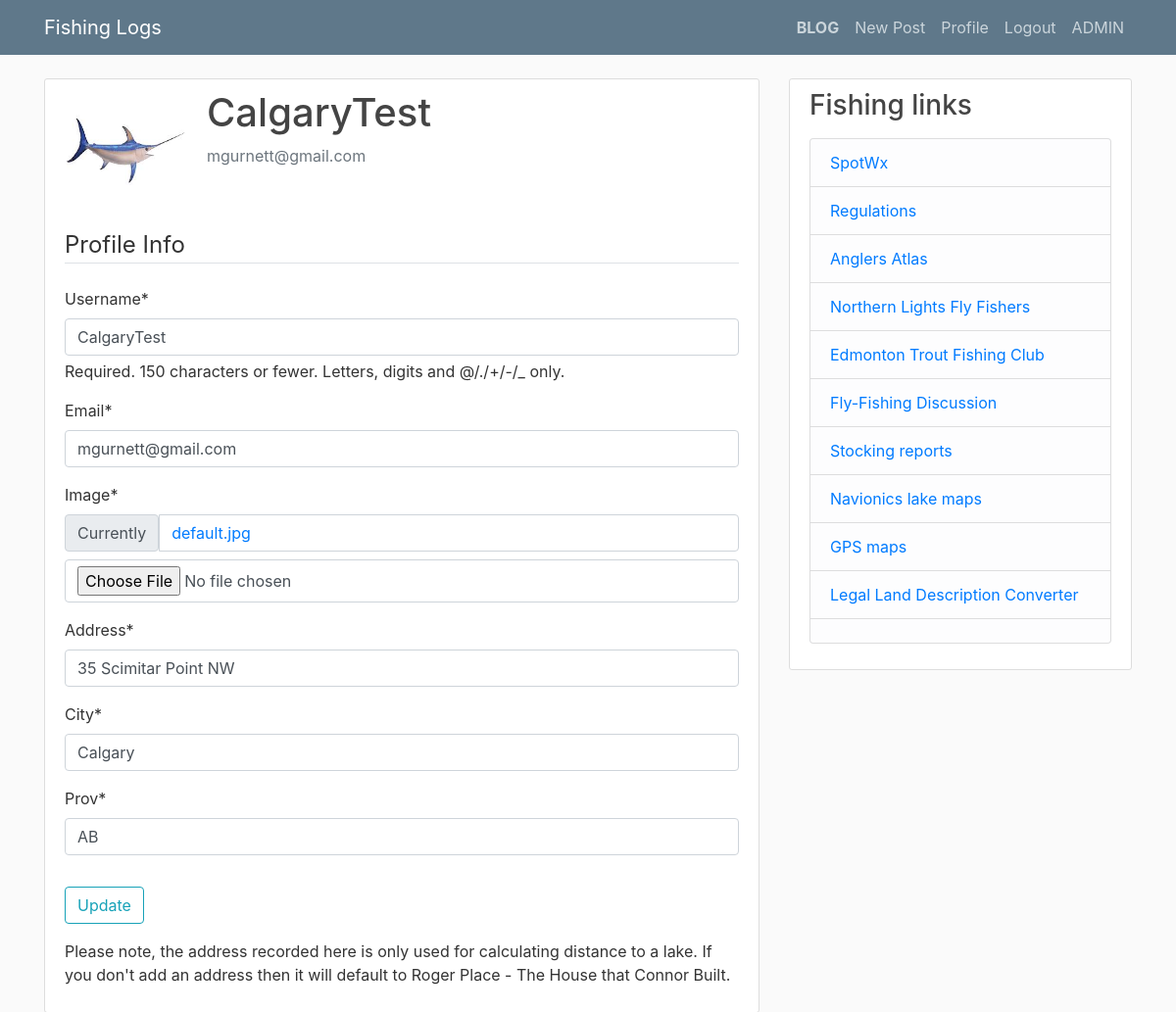
/profile/ (signed in), run on the app's committed database.
### users/models.py (models this page shows, shortened)
class Profile(models.Model):
    user = models.OneToOneField(User, on_delete=models.CASCADE)
    address = models.CharField (max_length=100, default = '10220 104 Ave NW')
    city = models.CharField (max_length=15, default = 'Edmonton')
    prov = models.CharField (max_length=5, default = 'AB')
    image = models.ImageField(default='default.jpg', upload_to='profile_pics')

### users/views.py (the view)
# urls.py: path('profile/', user_views.profile, name='profile'),
@login_required
def profile(request):
    if request.method == 'POST':
        u_form = UserUpdateForm(request.POST, instance=request.user)
        p_form = ProfileUpdateForm(request.POST,
                                   request.FILES,
                                   instance=request.user.profile)
        if u_form.is_valid() and p_form.is_valid():
            u_form.save()
            p_form.save()
            messages.success(request, f'Your account has been updated!')
            return redirect('profile')
    else:
        u_form = UserUpdateForm(instance=request.user)
        p_form = ProfileUpdateForm(instance=request.user.profile)
    context = {
        'u_form': u_form,
        'p_form': p_form
        }
    return render(request, 'users/profile.html', context)

### users/forms.py
class UserUpdateForm(forms.ModelForm):
    email = forms.EmailField()
    class Meta:
        model = User
        fields = ['username', 'email']

class ProfileUpdateForm(forms.ModelForm):
    class Meta:
        model = Profile
        fields = ['image', 'address', 'city', 'prov']

### users/templates/users/profile.html (shortened to what this page needs)
{% extends "blog/base.html" %}
{% load crispy_forms_tags %}
{% block content %}
    <div class="content-section">
      <div class="media">
        <img class="rounded-circle account-img" src="{{ user.profile.image.url }}">
        <div class="media-body">
          <h2 class="account-heading">{{ user.username }}</h2>
          <p class="text-secondary">{{ user.email }}</p>
        </div>
      </div>
      <form method="POST" enctype="multipart/form-data">
          <fieldset class="form-group">
              <legend class="border-bottom mb-4">Profile Info</legend>
              {{ u_form|crispy }}
              {{ p_form|crispy }}
          </fieldset>
          <div class="form-group">
              <button class="btn btn-outline-info" type="submit">Update</button>
          </div>
      </form>
      <p>
        Please note, the address recorded here is only used for calculating distance to a lake.  If you don't add an address then it will default to Roger Place - The House that Connor Built.
      </p>
    </div>
{% endblock content %}

### static/blog/main.css (style rules this page uses)
body { background: #fafafa; color: #333333; margin-top: 5rem; }
h1, h2, h3, h4, h5, h6 { color: #444444; }
.content-section { background: #ffffff; padding: 10px 20px; border: 1px solid #dddddd; border-radius: 3px; margin-bottom: 20px; }
.account-img { height: 125px; width: 125px; margin-right: 20px; margin-bottom: 16px; }
.account-heading { font-size: 2.5rem; }

### data on the page
Profile: address "35 Scimitar Point NW", city "Calgary", prov "AB"

### other printed values
{{ user.username }} "CalgaryTest"
{{ user.email }} "mgurnett@gmail.com"
